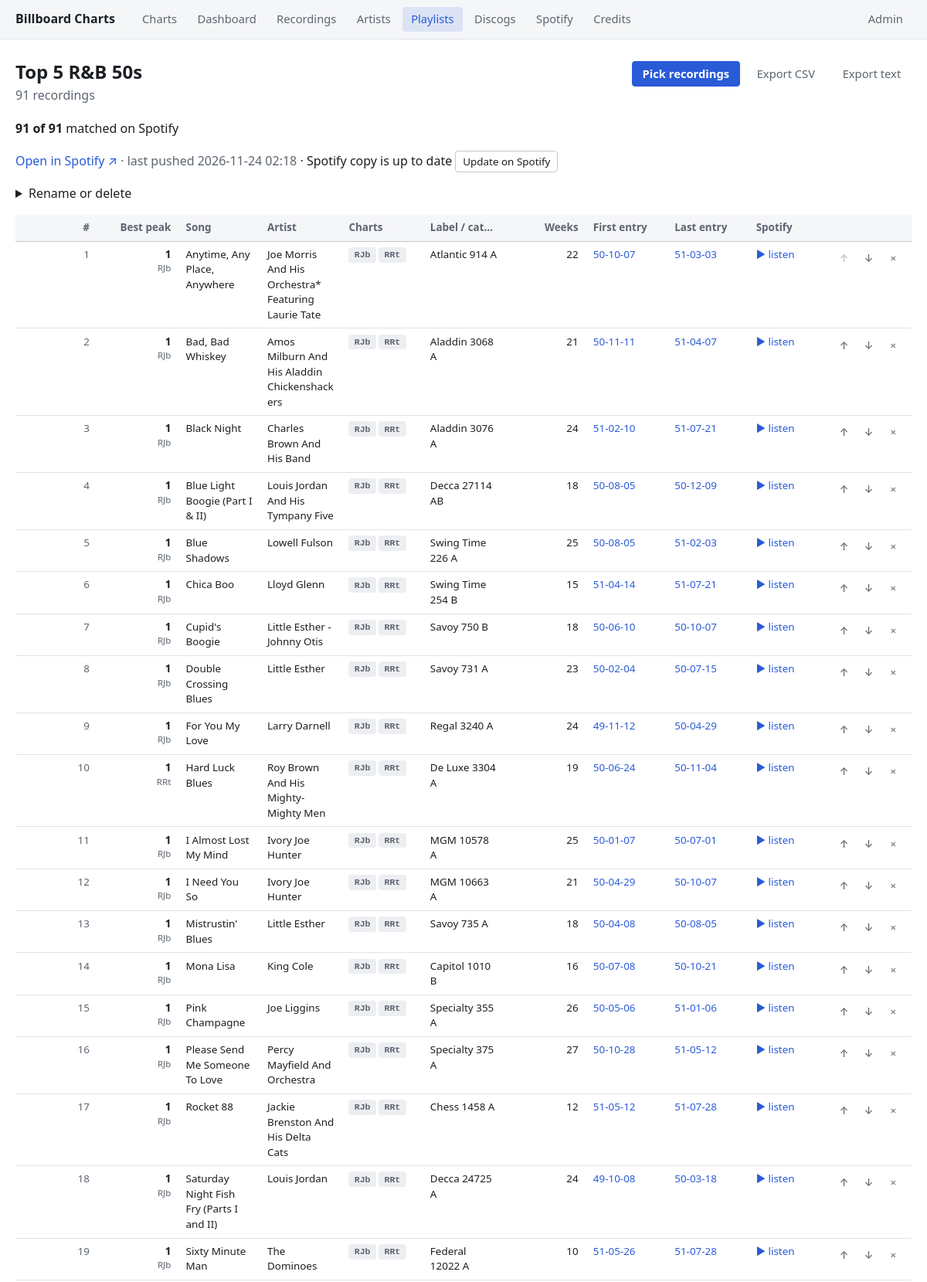
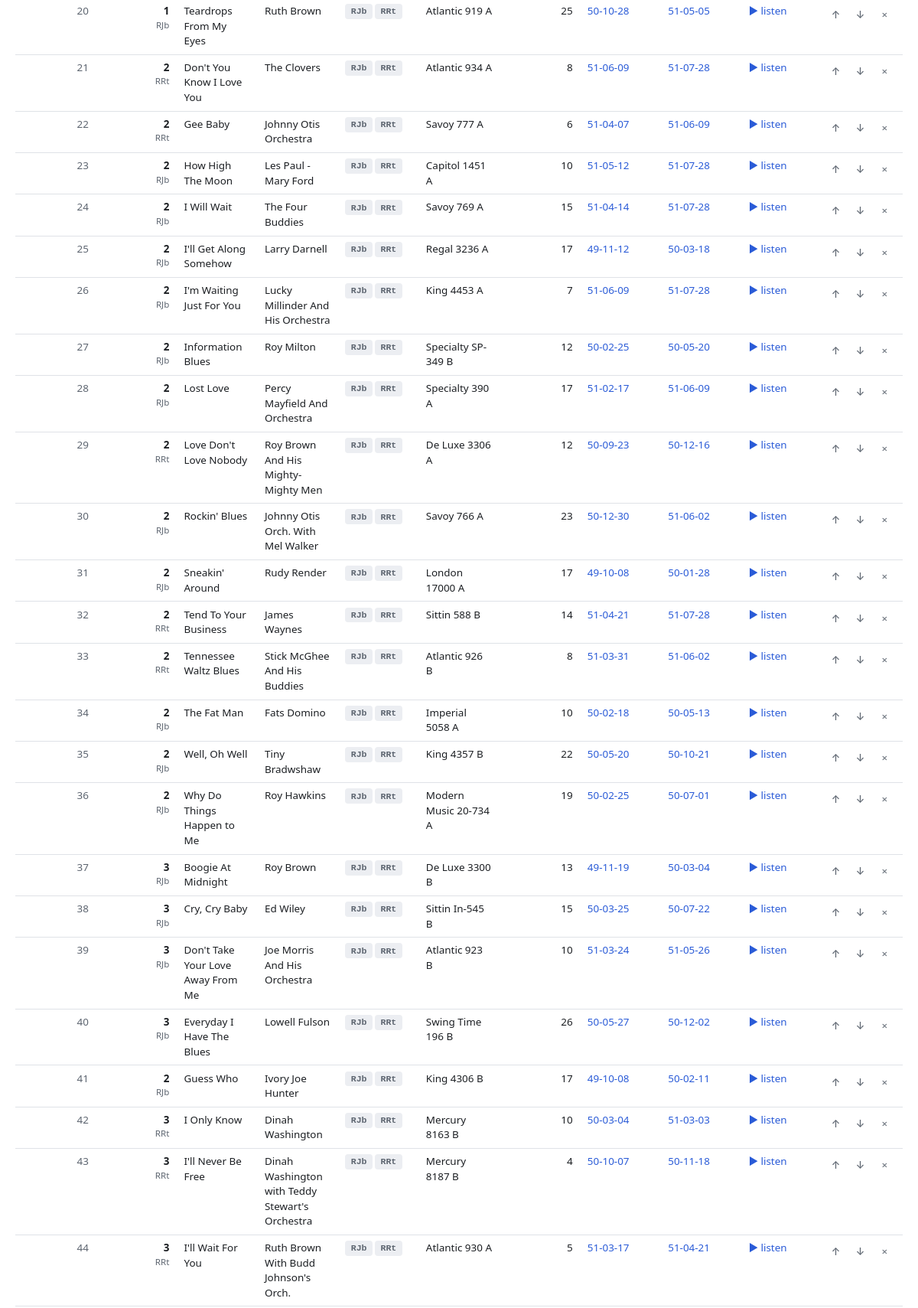
The app's page /playlists/2/ (upper part) with its own data (2 pictures, top to bottom).
### charts/models.py (models this page shows, shortened)
class Playlist(models.Model):
    name = models.CharField(max_length=200, unique=True)
    description = models.CharField(max_length=500, blank=True)
    created_at = models.DateTimeField(auto_now_add=True)
    spotify_playlist_id = models.CharField(max_length=40, blank=True)
    spotify_pushed_at = models.DateTimeField(null=True, blank=True)
    spotify_pushed_tracks = models.JSONField(default=list, blank=True)
    class Meta:
        ordering = ["name"]

class DiscogsReferenceMixin:
    """
    Shared by DiscogsMatch and DiscogsCandidate: both carry the same pair
    of "which kind of Discogs object is this actually pointing at" fields
    (discogs_release_id / discogs_master_id), and the same rule for
    telling a reader which one is in play -- a Release (a specific,
    identified pressing -- the precise, common case, since search only
    ever looks for releases) or, only when a pressing that specific
    couldn't be pinned down, a Master (just "this is the song", not which
    physical copy of it). At most one is ever set at a time.
    """

class DiscogsMatch(DiscogsReferenceMixin, models.Model):
    UNMATCHED = "unmatched"    # never looked up
    SUGGESTED = "suggested"    # candidates fetched, waiting on a human to decide
    CONFIRMED = "confirmed"    # a human picked one of the suggested candidates
    MANUAL = "manual"          # a human typed/pasted a Discogs ID directly
    NO_MATCH = "no_match"      # searched, Discogs returned nothing plausible
    REJECTED = "rejected"      # a human looked at the candidates and said none of them are it
    STATUS_CHOICES = [
        (UNMATCHED, "Not looked up yet"),
        (SUGGESTED, "Suggested -- needs review"),
        (CONFIRMED, "Confirmed"),
        (MANUAL, "Manually entered"),
        (NO_MATCH, "No match found on Discogs"),
        (REJECTED, "Rejected -- none of the suggestions fit"),
    ]
    SETTLED_STATUSES = [CONFIRMED, MANUAL, NO_MATCH, REJECTED]
    EXACT = "exact"      # label AND catalog number both matched (normalized)
    STRONG = "strong"    # catalog number matched exactly, label didn't
    WEAK = "weak"        # only found via the title/artist fallback search
    CONFIDENCE_CHOICES = [(EXACT, "Exact"), (STRONG, "Strong"), (WEAK, "Weak")]
    recording = models.OneToOneField(Recording, on_delete=models.CASCADE, related_name="discogs")
    status = models.CharField(max_length=12, choices=STATUS_CHOICES, default=UNMATCHED)
    confidence = models.CharField(max_length=6, choices=CONFIDENCE_CHOICES, blank=True)
    discogs_release_id = models.PositiveIntegerField(null=True, blank=True)
    discogs_master_id = models.PositiveIntegerField(null=True, blank=True)
    matched_title = models.CharField(max_length=300, blank=True)
    matched_artist = models.CharField(max_length=300, blank=True)
    matched_track_title = models.CharField(max_length=300, blank=True)
    matched_track_artist = models.CharField(max_length=300, blank=True)
    matched_label = models.CharField(max_length=200, blank=True)
    matched_catalog_number = models.CharField(max_length=100, blank=True)
    matched_year = models.PositiveSmallIntegerField(null=True, blank=True)
    matched_country = models.CharField(max_length=100, blank=True)
    matched_format = models.CharField(max_length=200, blank=True)
    genres = models.JSONField(default=list, blank=True)
    styles = models.JSONField(default=list, blank=True)
    songwriters = models.CharField(max_length=500, blank=True)
    producers = models.CharField(max_length=500, blank=True)
    raw_data = models.JSONField(null=True, blank=True)
    note = models.CharField(max_length=500, blank=True)
    searched_at = models.DateTimeField(null=True, blank=True)   # last time candidates were fetched
    linked_at = models.DateTimeField(null=True, blank=True)
    updated_at = models.DateTimeField(auto_now=True)
    class Meta:
        verbose_name_plural = "Discogs matches"
        indexes = [models.Index(fields=["status"])]

class SpotifyTrackFieldsMixin(models.Model):
    spotify_track_id = models.CharField(max_length=40, blank=True)
    track_name = models.CharField(max_length=300, blank=True)
    track_artists = models.CharField(max_length=500, blank=True)
    album_name = models.CharField(max_length=300, blank=True)
    album_type = models.CharField(max_length=20, blank=True)
    album_artists = models.CharField(max_length=500, blank=True)
    release_date = models.CharField(max_length=10, blank=True)
    duration_ms = models.PositiveIntegerField(null=True, blank=True)
    isrc = models.CharField(max_length=20, blank=True)
    class Meta:
        abstract = True

class SpotifyMatch(SpotifyTrackFieldsMixin):
    UNMATCHED = "unmatched"    # never searched
    SUGGESTED = "suggested"    # a shortlist is waiting on a human
    CONFIRMED = "confirmed"    # a human picked a copy of the same performance
    MANUAL = "manual"          # a human pasted a Spotify link / id
    STAND_IN = "stand_in"      # a human accepted a same-artist re-recording
    NO_MATCH = "no_match"      # not on Spotify (searched, or a human said so)
    STATUS_CHOICES = [
        (UNMATCHED, "Not searched yet"),
        (SUGGESTED, "Suggested -- needs review"),
        (CONFIRMED, "Confirmed"),
        (MANUAL, "Manually entered"),
        (STAND_IN, "Stand-in (re-recording)"),
        (NO_MATCH, "Not on Spotify"),
    ]
    LINKED_STATUSES = [CONFIRMED, MANUAL, STAND_IN]
    SETTLED_STATUSES = [CONFIRMED, MANUAL, STAND_IN, NO_MATCH]
    recording = models.OneToOneField(Recording, on_delete=models.CASCADE, related_name="spotify")
    status = models.CharField(max_length=12, choices=STATUS_CHOICES, default=UNMATCHED)
    note = models.CharField(max_length=500, blank=True)
    raw_data = models.JSONField(null=True, blank=True)
    searched_at = models.DateTimeField(null=True, blank=True)
    linked_at = models.DateTimeField(null=True, blank=True)
    updated_at = models.DateTimeField(auto_now=True)
    class Meta:
        verbose_name_plural = "Spotify matches"
        indexes = [models.Index(fields=["status"]), models.Index(fields=["spotify_track_id"])]
    @property
    def is_linked(self):
        return self.status in self.LINKED_STATUSES and bool(self.spotify_track_id)

### charts/views.py (the view)
# urls.py: path("playlists/<int:playlist_id>/", views.playlist_detail, name="playlist_detail"),
def playlist_detail(request, playlist_id):
    playlist = get_object_or_404(Playlist, pk=playlist_id)
    return render(request, "charts/playlist_detail.html", {
        "playlist": playlist,
        "rows": playlists_lib.rows(playlist),
        "spotify": playlists_lib.spotify_readiness(playlist),
        "spotify_changes": spotify_push.changes(playlist),
        "spotify_playlist_url": spotify_api.playlist_url(playlist.spotify_playlist_id),
        "message": request.session.pop("playlist_message", None),
        "error": request.session.pop("playlist_error", None),
    })

### charts/templates/charts/playlist_detail.html (shortened to what this page needs)
{% extends "charts/base.html" %}
{% block content %}
    <div class="page-header">
        <div>
            <h1>{{ playlist.name }}</h1>
            <p class="subtitle">
                {{ rows|length }} recording{{ rows|length|pluralize }}{% if playlist.description %} &middot; {{ playlist.description }}{% endif %}
            </p>
        </div>
        <div class="picker-actions">
            <a class="btn btn-primary" href="{% url 'charts:playlist_pick' playlist.id %}">Pick recordings</a>
            <a class="btn btn-ghost" href="{% url 'charts:playlist_export' playlist.id 'csv' %}">Export CSV</a>
            <a class="btn btn-ghost" href="{% url 'charts:playlist_export' playlist.id 'txt' %}" title="One &ldquo;Artist - Song&rdquo; line per recording">Export text</a>
        </div>
    </div>
    {% if spotify.total %}
    <p class="spotify-readiness">
        <strong>{{ spotify.matched }} of {{ spotify.total }}</strong> matched on Spotify
    </p>
    {% endif %}
    {% if spotify.total %}
    <p class="spotify-readiness">
        {% if playlist.spotify_playlist_id %}
            <a href="{{ spotify_playlist_url }}" target="_blank" rel="noopener">Open in Spotify &nearr;</a>
            <span class="muted">&middot; last pushed {{ playlist.spotify_pushed_at|date:"Y-m-d H:i" }}</span>
            &middot;
            {% if spotify_changes.up_to_date %}
                Spotify copy is up to date
            {% endif %}
            <a class="btn btn-sm" href="{% url 'charts:playlist_spotify' playlist.id %}">Update on Spotify</a>
        {% else %}
            <a class="btn btn-sm" href="{% url 'charts:playlist_spotify' playlist.id %}">Push to Spotify</a>
            <span class="muted">creates a private playlist in your Spotify account</span>
        {% endif %}
    </p>
    {% endif %}
    <details class="playlist-edit">
        <summary>Rename or delete</summary>
    </details>
    <div class="table-wrap">
    <table class="recordings-table dense-table">
        <thead>
            <tr>
                <th class="num">#</th>
                <th class="num" title="Best position reached on any chart, over all weeks on file">Best peak</th>
                <th>Song</th>
                <th>Artist</th>
                <th>Charts</th>
                <th>Label / catalog #</th>
                <th class="num" title="Calendar weeks on any chart">Weeks</th>
                <th>First entry</th>
                <th>Last entry</th>
                <th>Spotify</th>
                <th><span class="visually-hidden">Actions</span></th>
            </tr>
        </thead>
        <tbody>
            {% for r in rows %}
            <tr>
                <td class="num muted">{{ forloop.counter }}</td>
                <td class="pos num">
                    {{ r.peak_position|default:"" }}
                    {% if r.peak_chart_code %}<span class="peak-source" title="This one came from {{ r.peak_chart_label }}">{{ r.peak_chart_code }}</span>{% endif %}
                </td>
                <td class="wrap">{{ r.recording__song__title }}</td>
                <td class="wrap">{% include "charts/_credit.html" with credit=r.recording__credit_text artist_id=r.artist_id %}</td>
                <td class="wrap">
                    {% for b in r.chart_badges %}<span class="chart-badge" title="{{ b.label }} &mdash; peak {{ b.peak }}">{{ b.code }}</span>{% endfor %}
                </td>
                <td>{{ r.catalog_display }}</td>
                <td class="num">{{ r.weeks_charted|default:"" }}</td>
                <td>{% if r.first_entry %}<a href="{% url 'charts:chart_week' r.first_chart_id r.first_entry|date:'Y-m-d' %}">{{ r.first_entry|date:"y-m-d" }}</a>{% endif %}</td>
                <td>{% if r.last_entry %}<a href="{% url 'charts:chart_week' r.last_chart_id r.last_entry|date:'Y-m-d' %}">{{ r.last_entry|date:"y-m-d" }}</a>{% endif %}</td>
                {% include "charts/_spotify_cell.html" with status=r.recording__spotify__status url=r.spotify_url catalog=r.recording__catalog_number parts=r.spotify_parts %}
                <td>
                    <div class="playlist-row-actions">
                        <form method="post" action="{% url 'charts:playlist_move' playlist.id r.recording_id %}">
                            <button type="submit" class="btn btn-sm btn-icon btn-ghost" title="Move up" aria-label="Move up" {% if r.is_first %}disabled{% endif %}>&uarr;</button>
                        </form>
                        <form method="post" action="{% url 'charts:playlist_move' playlist.id r.recording_id %}">
                            <button type="submit" class="btn btn-sm btn-icon btn-ghost" title="Move down" aria-label="Move down" {% if r.is_last %}disabled{% endif %}>&darr;</button>
                        </form>
                        <form method="post" action="{% url 'charts:playlist_remove' playlist.id r.recording_id %}">
                            <button type="submit" class="btn btn-sm btn-icon btn-ghost" title="Remove from playlist" aria-label="Remove from playlist">&times;</button>
                        </form>
                    </div>
                </td>
            </tr>
            {% empty %}
            <tr><td colspan="11" class="empty-row">Empty so far. Use &ldquo;Pick recordings&rdquo; to add some.</td></tr>
            {% endfor %}
        </tbody>
    </table>
    </div>
{% endblock %}

### charts/templates/charts/_credit.html (shortened to what this page needs)
{% if artist_id %}<a class="artist-link" href="{% url 'charts:artist_profile' artist_id %}">{{ credit }}</a>{% else %}{{ credit }}{% endif %}

### charts/templates/charts/_spotify_cell.html (shortened to what this page needs)
<td class="spotify-cell">
    {% if url %}
        <a href="{{ url }}" target="_blank" rel="noopener" title="Open on Spotify">&#9654; listen</a>
    {% elif status == "no_match" %}
        <span class="muted" title="Searched, nothing on Spotify">not on Spotify</span>
    {% elif status == "suggested" %}
        <a class="needs-review" href="{% url 'charts:spotify_queue' %}?status=all&amp;q={{ catalog|urlencode }}">needs review</a>
    {% else %}
        <span class="muted">&mdash;</span>
    {% endif %}
</td>

### records on screen
Playlist: name "Top 5 R&B 50s", spotify_pushed_at "2026-11-24 02:18"
DiscogsMatch: peak_position "1", peak_chart_code "RJb", recording__song__title "Bad, Bad Whiskey", credit "Amos Milburn And His Aladdin Chickenshackers", code "RJb" "RRt", catalog_display "Aladdin 3068 A", weeks_charted "21", first_entry "50-11-11", last_entry "51-04-07"
DiscogsMatch: peak_position "1", peak_chart_code "RJb", recording__song__title "Black Night", credit "Charles Brown And His Band", code "RJb" "RRt", catalog_display "Aladdin 3076 A", weeks_charted "24", first_entry "51-02-10", last_entry "51-07-21"
SpotifyMatch: peak_position "1", peak_chart_code "RJb", recording__song__title "Chica Boo", track_artists "Lloyd Glenn", code "RJb" "RRt", catalog_display "Swing Time 254 B", weeks_charted "15", first_entry "51-04-14", last_entry "51-07-21"
DiscogsMatch: peak_position "2", peak_chart_code "RJb", recording__song__title "I Will Wait", credit "The Four Buddies", code "RJb" "RRt", catalog_display "Savoy 769 A", weeks_charted "15", first_entry "51-04-14", last_entry "51-07-28"
DiscogsMatch: peak_position "2", peak_chart_code "RJb", recording__song__title "I'll Get Along Somehow", credit "Larry Darnell", code "RJb" "RRt", catalog_display "Regal 3236 A", weeks_charted "17", first_entry "49-11-12", last_entry "50-03-18"
DiscogsMatch: peak_position "2", peak_chart_code "RJb", recording__song__title "Lost Love", credit "Percy Mayfield And Orchestra", code "RJb" "RRt", catalog_display "Specialty 390 A", weeks_charted "17", first_entry "51-02-17", last_entry "51-06-09"
SpotifyMatch: peak_position "3", peak_chart_code "RJb", recording__song__title "Boogie At Midnight", credit "Roy Brown", code "RJb" "RRt", catalog_display "De Luxe 3300 B", weeks_charted "13", first_entry "49-11-19", last_entry "50-03-04"
SpotifyMatch: peak_position "3", peak_chart_code "RJb", recording__song__title "Everyday I Have The Blues", credit "Lowell Fulson", code "RJb" "RRt", catalog_display "Swing Time 196 B", weeks_charted "26", first_entry "50-05-27", last_entry "50-12-02"
SpotifyMatch: peak_position "3", peak_chart_code "RRt", recording__song__title "I Only Know", album_artists "Dinah Washington", code "RJb" "RRt", catalog_display "Mercury 8163 B", weeks_charted "10", first_entry "50-03-04", last_entry "51-03-03"

### other values on screen
{{ rows|length }} "91"
{{ spotify.matched }} "91"
{{ spotify.total }} "91"
{{ r.peak_position|default:"" }} "1" "1" "1" "1" "1" "1" "1" "1" "1" "1" "1" "1" "1" "1" "1" "1" "1" "2" "2" "2" "2" "2" "2" "2" "2" "2" "2" "2" "2" "2" "3" "3" "2" "3" "3"
{{ r.peak_chart_code }} "RJb" "RJb" "RJb" "RJb" "RJb" "RJb" "RRt" "RJb" "RJb" "RJb" "RJb" "RJb" "RJb" "RJb" "RJb" "RJb" "RJb" "RRt" "RRt" "RJb" "RJb" "RJb" "RRt" "RJb" "RJb" "RRt" "RRt" "RJb" "RJb" "RJb" "RJb" "RJb" "RJb" "RRt" "RRt"
{{ r.recording__song__title }} "Anytime, Any Place, Anywhere" "Blue Light Boogie (Part I & II)" "Blue Shadows" "Cupid's Boogie" "Double Crossing Blues" "For You My Love" "Hard Luck Blues" "I Almost Lost My Mind" "I Need You So" "Mistrustin' Blues" "Mona Lisa" "Pink Champagne" "Please Send Me Someone To Love" "Rocket 88" "Saturday Night Fish Fry (Parts I and II)" "Sixty Minute Man" "Teardrops From My Eyes" "Don't You Know I Love You" "Gee Baby" "How High The Moon" "I'm Waiting Just For You" "Information Blues" "Love Don't Love Nobody" "Rockin' Blues" "Sneakin' Around" "Tend To Your Business" "Tennessee Waltz Blues" "The Fat Man" "Well, Oh Well" "Why Do Things Happen to Me" "Cry, Cry Baby" "Don't Take Your Love Away From Me" "Guess Who" "I'll Never Be Free" "I'll Wait For You"
{{ credit }} "Joe Morris And His Orchestra* Featuring Laurie Tate" "Little Esther - Johnny Otis" "Les Paul - Mary Ford" "Johnny Otis Orch. With Mel Walker"
{{ b.code }} "RJb" "RRt" "RJb" "RRt" "RJb" "RRt" "RJb" "RRt" "RJb" "RRt" "RJb" "RRt" "RJb" "RRt" "RJb" "RRt" "RJb" "RRt" "RJb" "RRt" "RJb" "RRt" "RJb" "RRt" "RJb" "RRt" "RJb" "RRt" "RJb" "RRt" "RJb" "RRt" "RJb" "RRt" "RJb" "RRt" "RJb" "RRt" "RJb" "RRt" "RJb" "RRt" "RJb" "RRt" "RJb" "RRt" "RJb" "RRt" "RJb" "RRt" "RJb" "RRt" "RJb" "RRt" "RJb" "RRt" "RJb" "RRt" "RJb" "RRt" "RJb" "RRt" "RJb" "RRt" "RJb" "RRt" "RJb" "RRt" "RJb" "RRt"
{{ r.catalog_display }} "Atlantic 914 A" "Decca 27114 AB" "Swing Time 226 A" "Savoy 750 B" "Savoy 731 A" "Regal 3240 A" "De Luxe 3304 A" "MGM 10578 A" "MGM 10663 A" "Savoy 735 A" "Capitol 1010 B" "Specialty 355 A" "Specialty 375 A" "Chess 1458 A" "Decca 24725 A" "Federal 12022 A" "Atlantic 919 A" "Atlantic 934 A" "Savoy 777 A" "Capitol 1451 A" "King 4453 A" "Specialty SP-349 B" "De Luxe 3306 A" "Savoy 766 A" "London 17000 A" "Sittin 588 B" "Atlantic 926 B" "Imperial 5058 A" "King 4357 B" "Modern Music 20-734 A" "Sittin In-545 B" "Atlantic 923 B" "King 4306 B" "Mercury 8187 B" "Atlantic 930 A"
{{ r.weeks_charted|default:"" }} "22" "18" "25" "18" "23" "24" "19" "25" "21" "18" "16" "26" "27" "12" "24" "10" "25" "8" "6" "10" "7" "12" "12" "23" "17" "14" "8" "10" "22" "19" "15" "10" "17" "4" "5"
{{ r.first_entry|date:"y-m-d" }} "50-10-07" "50-08-05" "50-08-05" "50-06-10" "50-02-04" "49-11-12" "50-06-24" "50-01-07" "50-04-29" "50-04-08" "50-07-08" "50-05-06" "50-10-28" "51-05-12" "49-10-08" "51-05-26" "50-10-28" "51-06-09" "51-04-07" "51-05-12" "51-06-09" "50-02-25" "50-09-23" "50-12-30" "49-10-08" "51-04-21" "51-03-31" "50-02-18" "50-05-20" "50-02-25" "50-03-25" "51-03-24" "49-10-08" "50-10-07" "51-03-17"
{{ r.last_entry|date:"y-m-d" }} "51-03-03" "50-12-09" "51-02-03" "50-10-07" "50-07-15" "50-04-29" "50-11-04" "50-07-01" "50-10-07" "50-08-05" "50-10-21" "51-01-06" "51-05-12" "51-07-28" "50-03-18" "51-07-28" "51-05-05" "51-07-28" "51-06-09" "51-07-28" "51-07-28" "50-05-20" "50-12-16" "51-06-02" "50-01-28" "51-07-28" "51-06-02" "50-05-13" "50-10-21" "50-07-01" "50-07-22" "51-05-26" "50-02-11" "50-11-18" "51-04-21"
{{ credit }} "Louis Jordan And His Tympany Five" "Lowell Fulson" "Little Esther" "Larry Darnell" "Roy Brown And His Mighty-Mighty Men" "Ivory Joe Hunter" "Ivory Joe Hunter" "Little Esther" "King Cole" "Joe Liggins" "Percy Mayfield And Orchestra" "Jackie Brenston And His Delta Cats" "Louis Jordan" "The Dominoes" "Ruth Brown" "The Clovers" "Johnny Otis Orchestra" "Lucky Millinder And His Orchestra" "Roy Milton" "Roy Brown And His Mighty-Mighty Men" "Rudy Render" "James Waynes" "Stick McGhee And His Buddies" "Fats Domino" "Tiny Bradwshaw" "Roy Hawkins" "Ed Wiley" "Joe Morris And His Orchestra" "Ivory Joe Hunter" "Dinah Washington with Teddy Stewart's Orchestra" "Ruth Brown With Budd Johnson's Orch."
